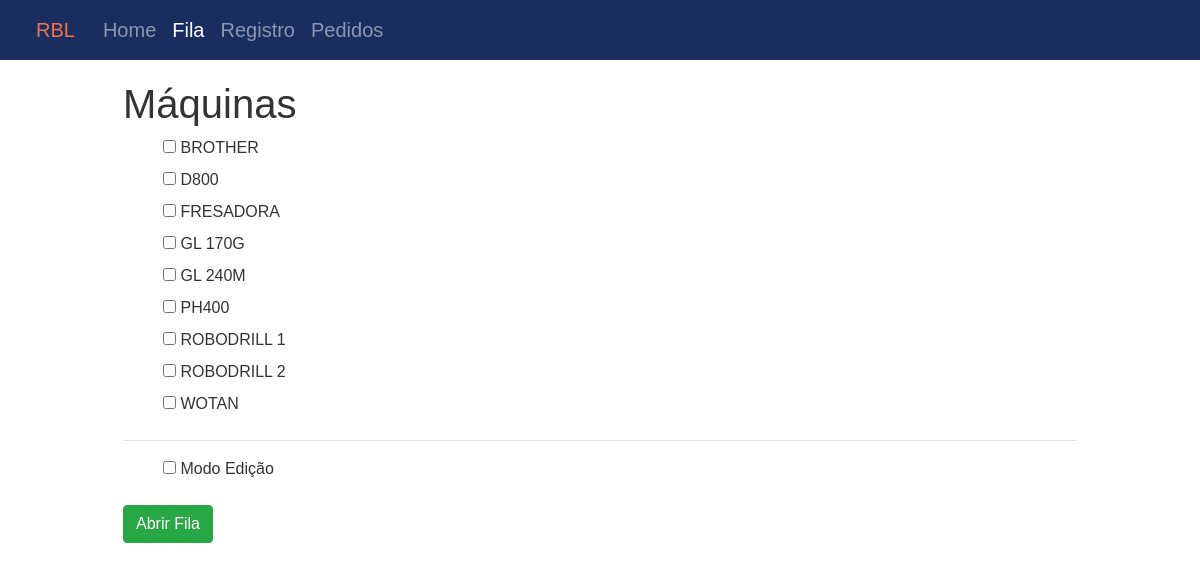
Page /fila/ on the committed database.
### main/models.py (models this page shows)
class Maquina(models.Model):
    nome = models.CharField(verbose_name="Nome", max_length=50)
    apelido = models.CharField(verbose_name="Apelido", max_length=50)
    custo_hora = models.FloatField(verbose_name="Custo/Hora", max_length=12)

### main/views.py (the view)
# urls.py: path('fila/', views.fila, name='fila'),
def fila(request):
    if request.method == 'GET':
        if request.POST.get('abrir'):
            pass
    maquinas = Maquina.objects.all()
    return render(request, 'main/fila.html', {'maquinas':maquinas})

### main/templatetags/main_extras.py (called while the page is built)
@register.filter
def sortbyname(data_set):
    return sorted(data_set, key=lambda x: x.nome)

### main/templates/main/fila.html (shortened to what this page needs)
{% extends 'main/base.html' %}
{% load main_extras %}
{% block content %}
    <div class="row justify-content-center">
        <div class="w80">
            <div class="col-12">
                <h1>Máquinas</h1>
            </div>
            <div class="col-12">
                <form action="{% url 'instancia' %}" method="GET">
                    <ul>
                        {% for maq in maquinas|sortbyname %}
                            <li>
                                <input type="checkbox" name="maq_{{ maq.id }}" id="id_maq_{{ maq.id }}">
                                <label for="id_maq_{{ maq.id }}">{{ maq.apelido }}</label>
                            </li>
                        {% endfor %}
                    </ul>
                    <hr>
                    <ul>
                        <li>
                            <input type="checkbox" name="edicao" id="id_edicao">
                            <label for="id_edicao">Modo Edição</label>
                        </li>
                    </ul>
                    <button type="submit" class="btn btn-success">Abrir Fila</button>
                </form>
            </div>
        </div>
    </div>
{% endblock content %}

### main/static/main/base-style.css (style rules this page uses)
html, body { height: 100%; font-family: Arial, sans-serif; }
ul { list-style-type: none; }
body { font-size: 16px; color: #333333; background-color: #ffffff; }
.w80 { width: 80%; margin: auto; }

### rows in the picture
Maquina: apelido "BROTHER"
Maquina: apelido "D800"
Maquina: apelido "FRESADORA"
Maquina: apelido "GL 170G"
Maquina: apelido "GL 240M"
Maquina: apelido "PH400"
Maquina: apelido "ROBODRILL 1"
Maquina: apelido "ROBODRILL 2"
Maquina: apelido "WOTAN"
